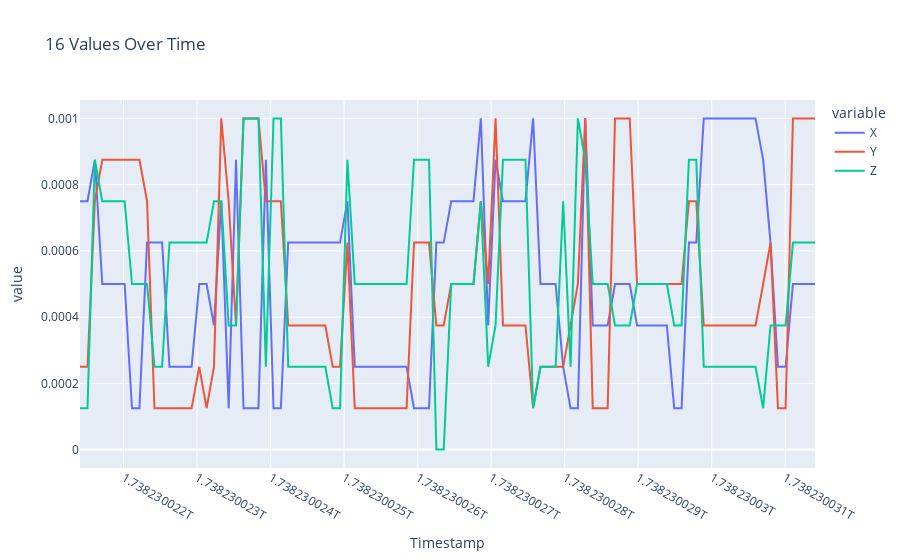

Source (notebook cell):
### Code cell
# Plotting function
def plot_sensor_values(df, sensor_name):
    """
    Plots the x, y, z values of the specified sensor.
    
    :param df: DataFrame containing the sensor data
    :param sensor_name: Name of the sensor to plot
    """
    # Filter the DataFrame for the specified sensor
    sensor_df = df[df['Sensor Type'] == sensor_name]
    
    # Extract the x, y, z values
    timestamps = sensor_df['Timestamp']
    values = sensor_df['Values'].tolist()
    x_values = [v[0] for v in values]
    y_values = [v[1] for v in values]
    z_values = [v[2] for v in values]
    
    # Create a DataFrame for plotting
    plot_df = pd.DataFrame({
        'Timestamp': timestamps,
        'X': x_values,
        'Y': y_values,
        'Z': z_values
    })
    
    # Plot the values using Plotly
    fig = px.line(plot_df, x='Timestamp', y=['X', 'Y', 'Z'], title=f'{sensor_name} Values Over Time')
    fig.show()

# Example usage
plot_sensor_values(df, 16)
